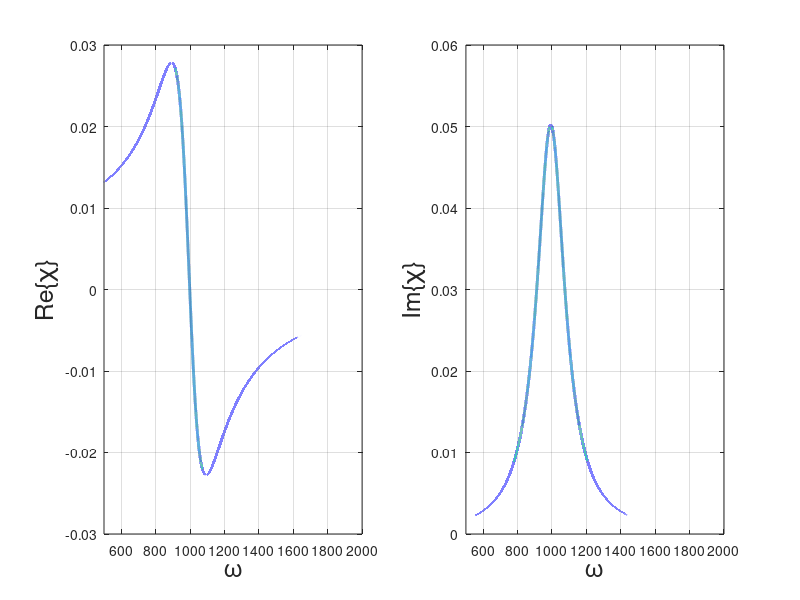
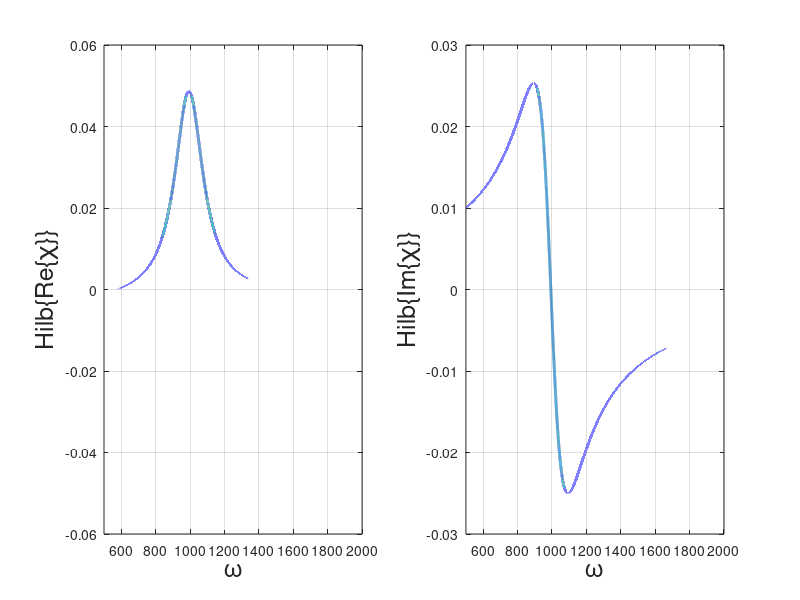

These charts were generated, in order, by the following MATLAB code:
% Plot della suscettività e verfica della trasformata di Hilbert.
%
% Author:       Andrea Farina
% Institution:  CNR - IFN
% email:        andrea.farina@polimi.it 
% March 2021; Last revision: 17-March-2022
%% 
close all
clearvars;

wp = 100;       % MHz
w0 = 1e3;   
gamma = 200;    % us   

x = linspace(w0/100,w0*100,10000009);
chi = wp.^2./(w0^2 - wp^2/3 - x.^2 - 1i*gamma*x);

chi_r = real(chi);
chi_im = imag(chi);

figure('Name','Suscettivita');
subplot(1,2,1),plot(x,chi_r,'LineWidth',2),xlim([w0/2,w0*2]),
    xlabel('\omega','FontSize',18),ylabel('Re\{\chi\}','FontSize',18),grid
subplot(1,2,2),plot(x,chi_im,'LineWidth',2),xlim([w0/2,w0*2]),xlabel('\omega','FontSize',18),
ylabel('Im\{\chi\}','FontSize',18),
grid

%% test with hilbert transform
fK1 = hilbert(chi_r);
figure('Name','Trasformate di Hilbert');
subplot(1,2,1),plot(x,imag(fK1),'LineWidth',2),xlim([w0/2,w0*2]),xlabel('\omega','FontSize',18),
ylabel('Hilb\{Re\{\chi\}\}','FontSize',18),grid,
fK2 = hilbert(chi_im);
subplot(1,2,2),plot(x,imag(-fK2),'LineWidth',2),xlim([w0/2,w0*2]),xlabel('\omega','FontSize',18),
ylabel('Hilb\{Im\{\chi\}\}','FontSize',18),grid,

%% test Kramers-Kronig
% wrange = linspace(w0-50,w0+50,100);
% 
% fK1 = zeros(size(wrange));
% fK2 = zeros(size(wrange));
% for i = 1:numel(wrange)
% w = wrange(i);
% %chi_val = wp.^2./(w0^2 - wp^2/3 - w.^2 - 1i*gamma*w)
% maskleft = x<w;
% maskright = x>w;
% xleft = x(x<w);
% xright = x(x>w);
% %figure(2),plot(x,chi_im.*x./(w^2-x.^2))
% fK1(i) = -2/pi*(trapz(xleft,chi_im(maskleft).*xleft./(w^2-xleft.^2)) +...
%     trapz(xright,chi_im(maskright).*xright./(w^2-xright.^2)));
% fK2(i) = 2/pi.*w.*(trapz(xleft,chi_r(maskleft)./(w^2-xleft.^2)) +...
%     trapz(xright,chi_r(maskright)./(w^2-xright.^2)));
% end
% figure(3),plot(wrange,fK1),
% figure(4),plot(wrange,fK2)
